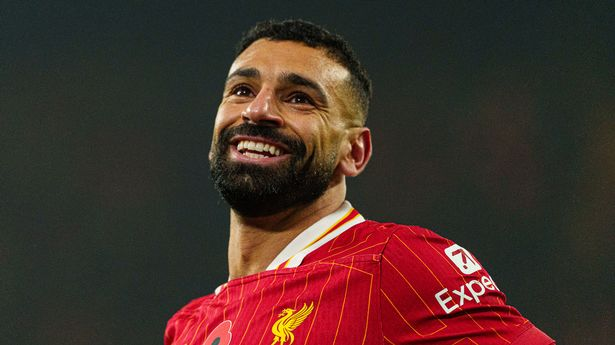
#> input picture source.jpg, 615 x 345 px, found by its file name
$ python 'TUGAS2 grayscale.py'
#> lines starting #> are read from the running program, lines starting #| are printed output that depends on the picture
import imageio as img
import numpy as np
import matplotlib.pyplot as plt

# Baca gambar RGB
image_rgb = img.imread("C:/Users/Numotion Editor/Documents/matplotlib_project/source.jpg")
#> image_rgb is the input picture: shape (345, 615, 3); mean R, G, B 70.6, 48.2, 42.1

# Konversi ke grayscale
image_gray = np.dot(image_rgb[...,:3], [0.299, 0.587, 0.114]).astype(np.uint8)
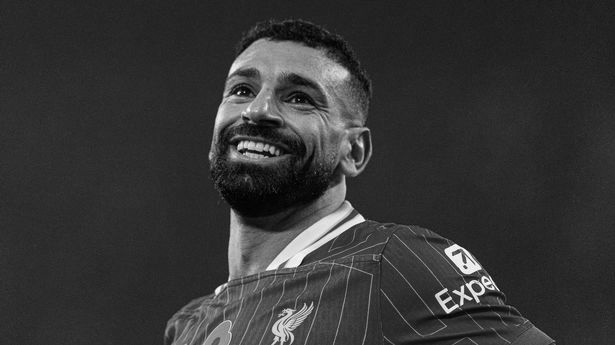
#> image_gray: shape (345, 615); min 0, max 254, mean 53.7

# Tampilkan gambar grayscale
plt.imshow(image_gray, cmap='gray')
plt.title("Gambar Grayscale")
plt.axis("off")  # Hilangkan sumbu untuk tampilan lebih bersih
plt.show()
